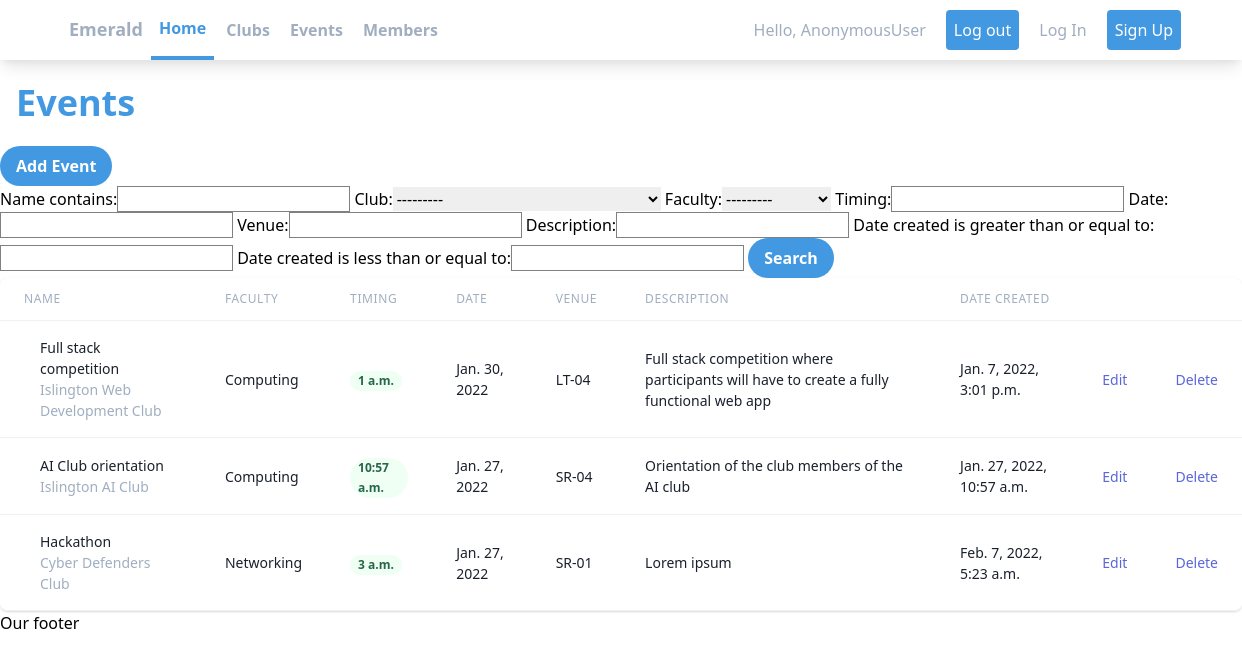
Screenshot of /events/ with the database file from the repository.
### emeraldApp/models.py (models this page shows, shortened)
class Club(models.Model):
    FACULTY = (
        ('Computing', 'Computing'),
        ('Networking', 'Networking'),
        ('Multimedia', 'Multimedia'),
    )
    name = models.CharField(max_length=50, null=True)
    faculty = models.CharField(max_length=50, null=True, choices=FACULTY)
    date_created = models.DateTimeField(auto_now_add=True, null=True)
    def __str__(self):
        return self.name

class Event(models.Model):
    FACULTY = (
        ('Computing', 'Computing'),
        ('Networking', 'Networking'),
        ('Multimedia', 'Multimedia'),
    )
    name = models.CharField(max_length=50, null=True)
    club = models.ForeignKey(Club, null=True, on_delete=models.SET_NULL)
    faculty = models.CharField(max_length=50, null=True, choices=FACULTY)
    timing = models.TimeField(max_length=30, null=True)
    date = models.DateField(max_length=30, null=True)
    venue = models.CharField(max_length=50, null=True)
    event_manager = models.ForeignKey(
        Member, null=False, on_delete=models.SET_NULL),
    description = models.CharField(max_length=200, null=True)
    date_created = models.DateTimeField(auto_now_add=True, null=True)

### emeraldApp/views.py (the view)
# urls.py: path('events/', views.events, name="events"),
def events(request):
    events = Event.objects.all()
    myFilter = EventFilter(request.GET, queryset=events)
    events = myFilter.qs
    return render(request, 'emeraldApp/events.html', {'events': events, 'myFilter': myFilter})

### emeraldApp/templates/emeraldApp/events.html (shortened to what this page needs)
{% extends 'emeraldApp/main.html' %}
{% block content %}
<h1 class="text-blue-500 text-2xl md:text-3xl lg:text-4xl font-bold p-4">Events</h1>
<a href="{% url 'create_event' %}"><button
        class="bg-blue-500 hover:bg-blue-700 text-white font-bold py-2 px-4 rounded-full">
        Add Event
    </button></a>
<form method="get">
    {{myFilter.form}}
    <button type="submit"
        class="bg-blue-500 hover:bg-blue-700 text-white font-bold py-2 px-4 rounded-full">Search</button>
</form>
<div class="flex flex-col">
    <div class="-my-2 overflow-x-auto sm:-mx-6 lg:-mx-8">
        <div class="py-2 align-middle inline-block min-w-full sm:px-6 lg:px-8">
            <div class="shadow overflow-hidden border-b border-gray-200 sm:rounded-lg">
                <table class="min-w-full divide-y divide-gray-200">
                    <thead class="bg-gray-50">
                        <tr>
                            <th scope="col"
                                class="px-6 py-3 text-left text-xs font-medium text-gray-500 uppercase tracking-wider">
                                Name
                            </th>
                            <th scope="col"
                                class="px-6 py-3 text-left text-xs font-medium text-gray-500 uppercase tracking-wider">
                                Faculty
                            </th>
                            <th scope="col"
                                class="px-6 py-3 text-left text-xs font-medium text-gray-500 uppercase tracking-wider">
                                Timing
                            </th>
                            <th scope="col"
                                class="px-6 py-3 text-left text-xs font-medium text-gray-500 uppercase tracking-wider">
                                Date
                            </th>
                            <th scope="col"
                                class="px-6 py-3 text-left text-xs font-medium text-gray-500 uppercase tracking-wider">
                                Venue
                            </th>
                            <th scope="col"
                                class="px-6 py-3 text-left text-xs font-medium text-gray-500 uppercase tracking-wider">
                                Description
                            </th>
                            <th scope="col"
                                class="px-6 py-3 text-left text-xs font-medium text-gray-500 uppercase tracking-wider">
                                Date created
                            </th>
                            <th scope="col" class="relative px-6 py-3">
                            </th>
                        </tr>
                    </thead>
                    <tbody class="bg-white divide-y divide-gray-200">
                        {% for event in events %}
                        <tr>
                            <td class="px-6 py-4 whitespace-nowrap">
                                <div class="flex items-center">
                                    <div class="ml-4">
                                        <div class="text-sm font-medium text-gray-900">
                                            {{event.name}}
                                        </div>
                                        <div class="text-sm text-gray-500">
                                            {{event.club}}
                                        </div>
                                    </div>
                                </div>
                            </td>
                            <td class="px-6 py-4 whitespace-nowrap">
                                <div class="text-sm text-gray-900">{{event.faculty}}</div>
                            </td>
                            <td class="px-6 py-4 whitespace-nowrap">
                                <span
                                    class="px-2 inline-flex text-xs leading-5 font-semibold rounded-full bg-green-100 text-green-800">
                                    {{event.timing}}
                                </span>
                            </td>
                            <td class="px-6 py-4 whitespace-nowrap text-sm text-gray-900">
                                {{event.date}}
                            </td>
                            <td class="px-6 py-4 whitespace-nowrap text-sm text-gray-900">
                                {{event.venue}}
                            </td>
                            <td class="px-6 py-4 whitespace-nowrap text-sm text-gray-900">
                                {{event.description}}
                            </td>
                            <td class="px-6 py-4 whitespace-nowrap text-sm text-gray-900">
                                {{event.date_created}}
                            </td>
                            <td class="px-6 py-4 whitespace-nowrap text-right text-sm font-medium">
                                <a href="{% url 'update_event' event.id %}"
                                    class="text-indigo-600 hover:text-indigo-900">Edit</a>
                            </td>
                            <td class="px-6 py-4 whitespace-nowrap text-right text-sm font-medium">
                                <a href="{% url 'delete_event' event.id %}"
                                    class="text-indigo-600 hover:text-indigo-900">Delete</a>
                            </td>
                        </tr>
                        {% endfor %}
                    </tbody>
                </table>
            </div>
        </div>
    </div>
</div>
{% endblock %}

### static/css/main.css (style rules this page uses)
input { border: solid 0.2px grey; }

### rows the page displays
Club: faculty "---------"
Event: name "Full stack competition", club "Islington Web Development Club", faculty "Computing", timing "1 a.m.", date "Jan. 30, 2022", venue "LT-04", description "Full stack competition where participants will have to create a fully functional web app", date_created "Jan. 7, 2022, 3:01 p.m."
Event: name "AI Club orientation", club "Islington AI Club", faculty "Computing", timing "10:57 a.m.", date "Jan. 27, 2022", venue "SR-04", description "Orientation of the club members of the AI club", date_created "Jan. 27, 2022, 10:57 a.m."
Event: name "Hackathon", club "Cyber Defenders Club", faculty "Networking", timing "3 a.m.", date "Jan. 27, 2022", venue "SR-01", description "Lorem ipsum", date_created "Feb. 7, 2022, 5:23 a.m."

### other values shown
{{ request.user }} "AnonymousUser"
